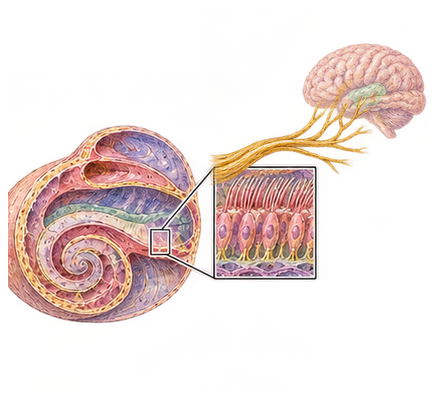
#> input picture projects/anatomy-study/art-study/farout-1800-researcher/assets/inner-ear-pathways.png, 437 x 398 px, given in place of atlas-1.png, which was not available; the run also reads 1 picture not shown here
$ python extract.py
#> lines starting #> are read from the running program, lines starting #| are printed output that depends on the picture; after the words box and inside, x2 and y2 are one past the last pixel; in counts of white or black regions, pixels touching at a corner belong together
"""Mechanical atlas extraction, masking and registration; no anatomy is painted.
Run from the repository root with uv run --with pillow python PATH/extract.py.
Only this theme's selected built-in imagegen masters are used.
"""
from pathlib import Path
import json
from PIL import Image, ImageDraw, ImageChops, ImageOps

ROOT = Path(__file__).resolve().parent
ASSETS = ROOT / 'assets'
ASSETS.mkdir(exist_ok=True)
R = Image.Resampling.LANCZOS

def masked(im, mask):
    result = im.copy()
    result.putalpha(ImageChops.multiply(im.getchannel('A'), mask))
    return result

def polygon(size, points):
    mask=Image.new('L',size)
    ImageDraw.Draw(mask).polygon(points,fill=255)
    return mask

def tight(im, pad=8):
    box=im.getbbox()
    if not box: raise ValueError('Empty illustration')
    # Cropping changes canvas bounds, never anatomical magnification.
    out=Image.new('RGBA',(box[2]-box[0]+2*pad,box[3]-box[1]+2*pad))
    out.alpha_composite(im.crop(box),(pad,pad))
    return out

groups = {
    1: ['lipids','water','dna','envelope','nucleus','cell','muscle-cells','mineral'],
    8: ['outer-ear','eardrum','ear-drum','ossicles','conducting-ear','cochlea','hair-cells','sensing-cochlea','receiving-ear','hearing-pathways','inner-ear-pathways','ears'],
    18: ['starch','saliva','short-starch','enzymes','glucose','protein-food','amino-acids','fat','bile','droplets','fat-products'],
}
raw={}
for chapter,names in groups.items():
    master=Image.open(ROOT/'source'/f'atlas-{chapter}.png').convert('RGBA')
#> master is the input picture: PIL image 437x398 RGBA; mean R, G, B, A 108.8, 75.2, 63.6, 77.3
    rows=2 if chapter==1 else 3
    for i,name in enumerate(names):
        x,y=i%4,i//4
        crop=master.crop((round(x*master.width/4),round(y*master.height/rows),round((x+1)*master.width/4),round((y+1)*master.height/rows)))
        size=384 if name=='cell' else 320
        exported=crop.resize((size,size),R)
        cutoff={'hair-cells':295,'hearing-pathways':300,'inner-ear-pathways':298,'amino-acids':280}.get(name)
        if cutoff is not None: exported.paste((0,0,0,0),(cutoff,0,size,size))
        raw[name]=exported
        exported.save(ASSETS/f'{name}.png')
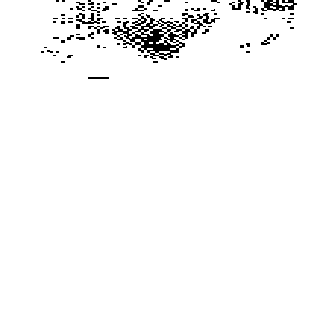
#> exported: PIL image 320x320 RGBA; mean R, G, B, A 0, 0, 0, 0.0291; transparent parts drawn white
#> after the loop, raw = 8 items
#> pass 2 of the loop `for chapter,names in groups.items():`:
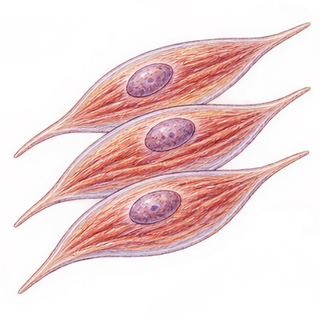
#> input picture projects/anatomy-study/art-study/farout-1800-researcher/assets/muscle-cells.png, 320 x 320 px, given in place of atlas-8.png, which was not available
#> master is the input picture: PIL image 320x320 RGBA; mean R, G, B, A 194.7, 147.9, 147.9, 93.5
#> the loop `for i,name in enumerate(names):` made 12 passes
#> pass 1, `crop=master.crop((round(x*master.width/4),round(y*master.height/rows),..`:
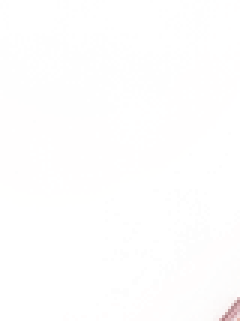
#> crop: PIL image 80x107 RGBA (shown 3 times larger); mean R, G, B, A 164.3, 106.8, 101.1, 1.9; transparent parts drawn white
#> pass 2, `exported=crop.resize((size,size),R)`:
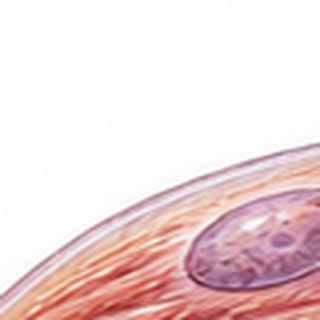
#> exported: PIL image 320x320 RGBA; mean R, G, B, A 214, 180, 183, 94.6; transparent parts drawn white
#> after the loop `for i,name in enumerate(names):`: raw = 20 items

# All four backgrounds are only a selected clear paper region of our old master.
# The source crop contains no labels, diagrams, anatomy or decorative objects.
page=Image.open(ROOT/'source'/'chapter-4.png').convert('RGB')
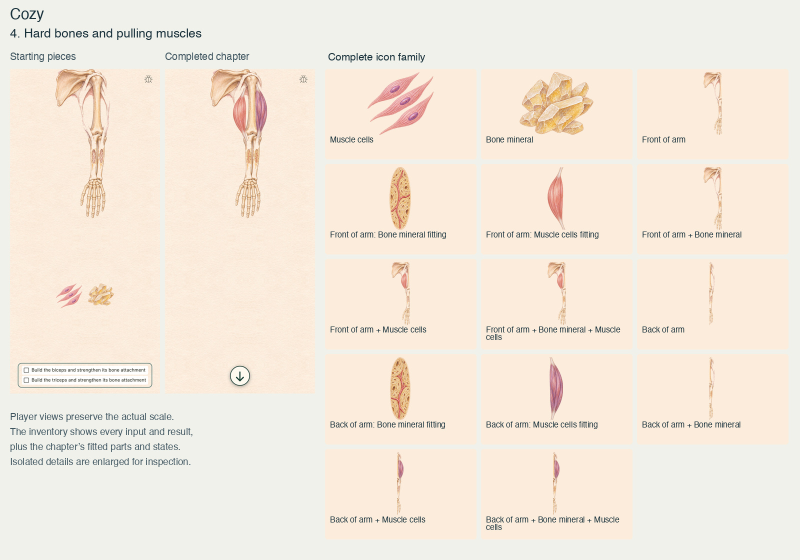
#> input picture projects/anatomy-study/art-study/farout-cozy/comparison/chapter-4.jpg, 1600 x 1120 px, given in place of chapter-4.png, which was not available (shown at 1/2 size)
#> page is the input picture: PIL image 1600x1120 RGB; mean R, G, B 244, 233.6, 221
tile=page.crop((100,1220,930,1480))
#> tile: PIL image 830x260 RGB; every value is 0
paper=Image.new('RGB',(1024,1536))
#> paper: PIL image 1024x1536 RGB; every value is 0
for row in range(6):
    for col in range(2):
        piece=ImageOps.mirror(tile) if col%2 else tile
        if row%2:piece=ImageOps.flip(piece)
        paper.paste(piece,(col*tile.width,row*tile.height))
for chapter in [1,4,8,18]: paper.save(ASSETS/f'chapter-{chapter}.png')

# Backward-plan the opening from the actual bag pixels. Water is the open aqueous
# volume; lipid material is the remaining curved wall with identical unit scale.
bag=raw['cell']
water_mask=polygon(bag.size,[(49,185),(64,163),(95,144),(129,133),(170,124),(209,124),(243,135),(274,150),(301,176),(319,198),(303,213),(276,228),(240,242),(204,253),(164,255),(125,247),(94,233),(70,215),(56,200)])
#> in polygon, `mask=Image.new('L',size)`: mask: PIL image 384x384 L; every value is 0
#> in polygon, `ImageDraw.Draw(mask).polygon(points,fill=255)`:
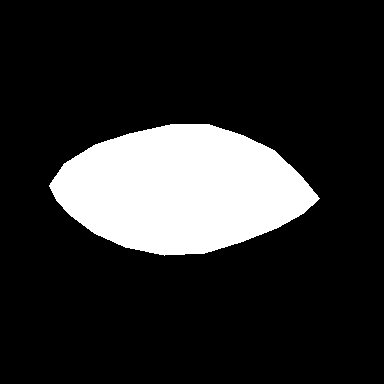
#> mask: PIL image 384x384 L; 17% white; 1 white region, box (x1, y1, x2, y2) and area: (49, 124, 320, 256) 25009
water=masked(bag,water_mask)
lipids=masked(bag,ImageChops.invert(water_mask))
water.save(ASSETS/'water.png');lipids.save(ASSETS/'lipids.png')
# The fitted nucleus is also the portable artwork, at exactly its installed size.
nucleus=raw['nucleus'].resize((138,138),R)
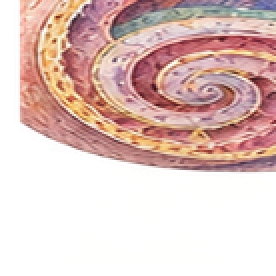
#> nucleus: PIL image 138x138 RGBA (shown 2 times larger); mean R, G, B, A 142.3, 114.7, 90.1, 135.3; transparent parts drawn white
nucleus.save(ASSETS/'nucleus.png')
overlay=Image.new('RGBA',bag.size);overlay.alpha_composite(nucleus,(120,118))
#> after `overlay = Image.new('RGBA', bag.size)`: overlay: PIL image 384x384 RGBA; every value is 0
overlay.save(ASSETS/'cell-nucleus.png')
Image.new('RGBA',bag.size).save(ASSETS/'cell-neutral-overlay.png')
Image.new('RGBA',(320,320)).save(ASSETS/'neutral-icon.png')

# Ear stages are sums of six registered actual constituents, not six independently
# drawn atlas states. The cochlear detail and its inset are split from ONE source.
# The original locator/leader is retained with the cochlea; every stage containing
# hearing cells has precisely the same inset pixels, dimensions and relative site.
ear_size=(900,420)
parts={}
def ear_part(name,im,xy):
#> called with name = 'outer', xy = (0, 50)
    out=Image.new('RGBA',ear_size);out.alpha_composite(im,xy);parts[name]=out
#> after `out = Image.new('RGBA', ear_size)`: out: PIL image 900x420 RGBA; every value is 0

ear_part('outer',raw['outer-ear'],(0,50))
ear_part('drum',raw['eardrum'].resize((64,128),R),(278,145))
ear_part('bones',raw['ossicles'].resize((125,105),R),(310,142))
cochlear=raw['sensing-cochlea']
coil=cochlear.copy();coil.paste((0,0,0,0),(204,0,320,320))
hairs=cochlear.copy();hairs.paste((0,0,0,0),(0,0,204,320))
ear_part('coil',coil,(414,62))
ear_part('hairs',hairs,(414,62))
ear_part('nerve',raw['hearing-pathways'].resize((240,240),R),(610,0))
ear_states={
 'outer-ear':['outer'],'eardrum':['drum'],'ear-drum':['outer','drum'],
 'ossicles':['bones'],'conducting-ear':['outer','drum','bones'],
 'cochlea':['coil'],'hair-cells':['hairs'],'sensing-cochlea':['coil','hairs'],
 'receiving-ear':['outer','drum','bones','coil','hairs'],
 'hearing-pathways':['nerve'],'inner-ear-pathways':['coil','hairs','nerve'],
 'ears':['outer','drum','bones','coil','hairs','nerve'],
}
registration={}
for name,keys in ear_states.items():
    out=Image.new('RGBA',ear_size)
    for key in keys: out.alpha_composite(parts[key])
    registration[name]={'constituents':keys,'workingBounds':out.getbbox()}
    tight(out).save(ASSETS/f'{name}.png')
#> this loop made 12 passes
#> box in tight on passes 1 to 12: (0, 50, 320, 370), (278, 145, 342, 273), (0, 50, 342, 370), (310, 142, 435, 247), (0, 50, 435, 370), (414, 62, 618, 382), (618, 62, 734, 382), (414, 62, 734, 382), (0, 50, 734, 382), (610, 0, 836, 240), (414, 0, 836, 382), (0, 0, 836, 382)
#> pass 2, `tight(out).save(ASSETS/f'{name}.png')`:
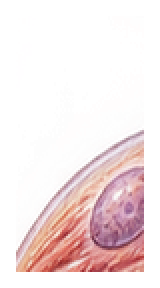
#> saved as eardrum.png: PIL image 80x144 RGBA (shown 2 times larger); mean R, G, B, A 151.9, 127.7, 129.8, 67.2; transparent parts drawn white
#> after the loop:
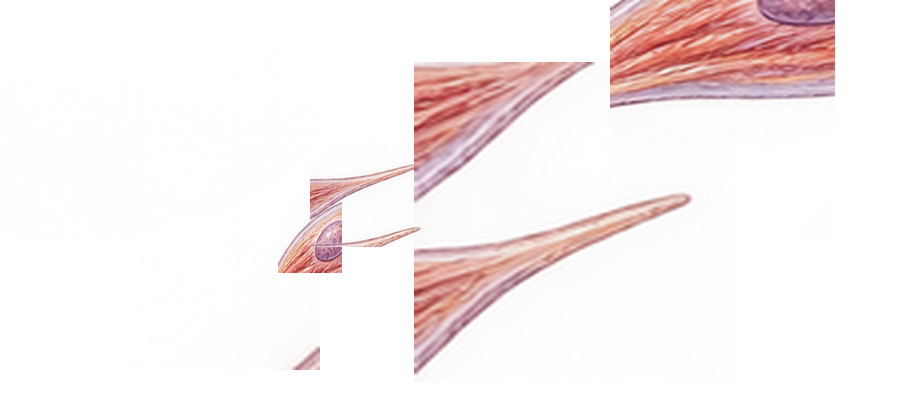
#> out: PIL image 900x420 RGBA; mean R, G, B, A 123.6, 91.9, 90.5, 37.1; transparent parts drawn white
#> after the loop, registration = 12 items

# The arm is traced from the pre-fitting master. Both visible receivers own
# disjoint halves of the single scaffold, with no anatomy baked into the paper.
# Existing generated muscle spans and bone detail provide all fitted pixels.
SIZE=(1560,2340)
base=page.convert('RGBA')
outline=polygon(base.size,[(72,290),(83,242),(115,198),(133,150),(176,105),(220,96),(241,108),(239,150),(270,145),(284,114),(312,117),(320,157),(344,174),(379,175),(409,196),(434,252),(465,325),(500,420),(516,550),(541,639),(557,687),(647,695),(705,711),(820,769),(928,806),(980,814),(1005,843),(1023,894),(1000,931),(967,950),(940,913),(850,874),(742,831),(632,803),(560,780),(480,766),(416,735),(383,700),(371,652),(347,609),(317,574),(272,547),(233,492),(221,432),(215,378),(176,364),(130,381),(98,365),(74,335)])
#> call 2 of polygon, with size = (1600, 1120)
#> in polygon (call 2), `mask=Image.new('L',size)`: mask: PIL image 1600x1120 L; every value is 0
#> in polygon (call 2), `ImageDraw.Draw(mask).polygon(points,fill=255)`:
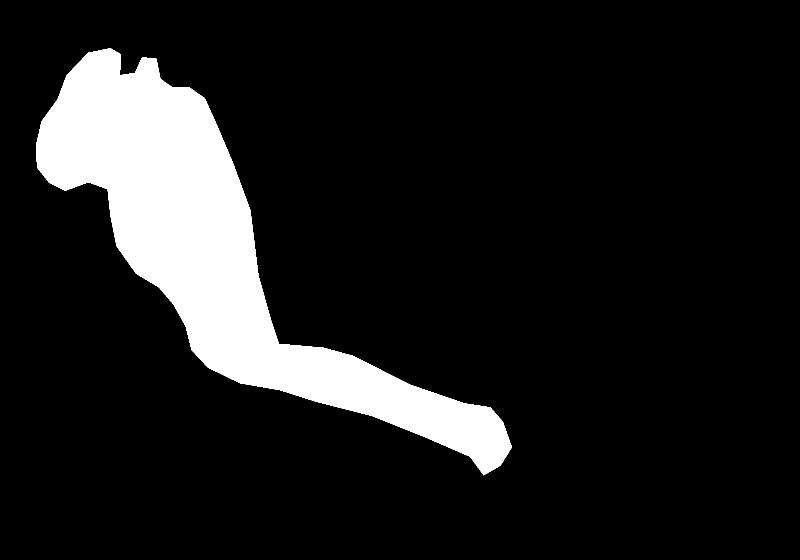
#> mask: PIL image 1600x1120 L (shown at 1/2 size); 12% white; 1 white region, box (x1, y1, x2, y2) and area: (72, 96, 1024, 951) 214331
polygons={
 'front-muscle':[(252,235),(284,247),(290,290),(326,368),(351,459),(370,558),(398,640),(394,669),(379,648),(361,602),(324,571),(270,533),(235,476),(225,409),(233,348),(252,292)],
 'back-muscle':[(359,238),(383,246),(398,282),(460,326),(492,383),(508,458),(518,551),(535,626),(543,670),(524,678),(510,634),(474,592),(429,535),(398,470),(375,392),(365,316)],
}
# Removing future muscle regions also removes the earlier text in those gaps.
for pts in polygons.values(): outline=ImageChops.subtract(outline,polygon(base.size,pts))
# Include the two located matrix enlargements and their original leader lines.
d=ImageDraw.Draw(outline)
for box in [(538,880,695,1030),(734,880,890,1030)]:d.ellipse(box,fill=255)
d.line([(653,805),(624,884)],fill=255,width=5)
d.line([(763,772),(798,884)],fill=255,width=5)
front_half=polygon(base.size,[(0,0),(301,0),(301,180),(318,330),(360,490),(405,650),(449,707),(560,745),(660,773),(780,823),(1024,926),(1024,1536),(0,1536)])
mineral_windows={
 'front-mineral':[(584,744),(615,747),(658,766),(684,788),(689,807),(670,812),(640,802),(610,790),(583,774),(571,758)],
 'back-mineral':[(664,710),(688,712),(731,731),(770,751),(784,770),(775,781),(749,778),(713,762),(680,744),(656,725)],
}
mineral_masks={}
for name,points in mineral_windows.items():
    mask=polygon(base.size,points)
    ImageDraw.Draw(mask).ellipse((538,880,695,1030) if name=='front-mineral' else (734,880,890,1030),fill=255)
    mineral_masks[name]=mask
#> after the loop, mineral_masks = 2 items
# Each receiver owns its entire mineral window even where the dividing line
# through the arm would otherwise cross it. Independent layers cannot erase it.
front_half=ImageChops.lighter(front_half,mineral_masks['front-mineral'])
front_half=ImageChops.subtract(front_half,mineral_masks['back-mineral'])
for name,region in [('front',front_half),('back',ImageChops.invert(front_half))]:
    masked(base,ImageChops.multiply(outline,region)).resize(SIZE,R).save(ASSETS/f'arm-{name}-base.png')
#> this loop made 2 passes
#> name on passes 1 to 2: 'front', 'back'
complete=Image.open(ROOT/'source'/'chapter-arm.png').convert('RGBA')
for name,pts in polygons.items():
    masked(complete,polygon(complete.size,pts)).resize(SIZE,R).save(ASSETS/f'{name}.png')
for name,mask in mineral_masks.items():
#> (the run stopped early here; a loop or call above may not have finished)
